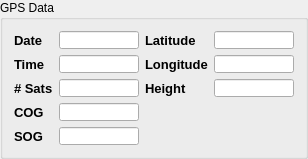
          <widget class="QGroupBox" name="gpsData_groupBox">
           <property name="title">
            <string>GPS Data</string>
           </property>
           <layout class="QVBoxLayout" name="verticalLayout_5">
            <item>
             <layout class="QHBoxLayout" name="horizontalLayout_2">
              <item>
               <layout class="QGridLayout" name="gridLayout_3">
                <item row="0" column="0">
                 <widget class="QLabel" name="label_48">
                  <property name="font">
                   <font>
                    <pointsize>10</pointsize>
                    <weight>75</weight>
                    <bold>true</bold>
                   </font>
                  </property>
                  <property name="text">
                   <string>Date</string>
                  </property>
                 </widget>
                </item>
                <item row="0" column="1">
                 <widget class="QLineEdit" name="m_GpsDate">
                  <property name="minimumSize">
                   <size>
                    <width>60</width>
                    <height>18</height>
                   </size>
                  </property>
                  <property name="maximumSize">
                   <size>
                    <width>80</width>
                    <height>18</height>
                   </size>
                  </property>
                  <property name="font">
                   <font>
                    <pointsize>10</pointsize>
                   </font>
                  </property>
                 </widget>
                </item>
                <item row="1" column="0">
                 <widget class="QLabel" name="label_47">
                  <property name="font">
                   <font>
                    <pointsize>10</pointsize>
                    <weight>75</weight>
                    <bold>true</bold>
                   </font>
                  </property>
                  <property name="text">
                   <string>Time</string>
                  </property>
                 </widget>
                </item>
                <item row="1" column="1">
                 <widget class="QLineEdit" name="m_GpsTime">
                  <property name="minimumSize">
                   <size>
                    <width>60</width>
                    <height>18</height>
                   </size>
                  </property>
                  <property name="maximumSize">
                   <size>
                    <width>80</width>
                    <height>18</height>
                   </size>
                  </property>
                  <property name="font">
                   <font>
                    <pointsize>10</pointsize>
                   </font>
                  </property>
                 </widget>
                </item>
                <item row="2" column="0">
                 <widget class="QLabel" name="label_54">
                  <property name="font">
                   <font>
                    <pointsize>10</pointsize>
                    <weight>75</weight>
                    <bold>true</bold>
                   </font>
                  </property>
                  <property name="text">
                   <string># Sats</string>
                  </property>
                 </widget>
                </item>
                <item row="2" column="1">
                 <widget class="QLineEdit" name="m_GpsSat">
                  <property name="minimumSize">
                   <size>
                    <width>60</width>
                    <height>18</height>
                   </size>
                  </property>
                  <property name="maximumSize">
                   <size>
                    <width>80</width>
                    <height>18</height>
                   </size>
                  </property>
                  <property name="font">
                   <font>
                    <pointsize>10</pointsize>
                   </font>
                  </property>
                 </widget>
                </item>
                <item row="3" column="0">
                 <widget class="QLabel" name="label_52">
                  <property name="font">
                   <font>
                    <pointsize>10</pointsize>
                    <weight>75</weight>
                    <bold>true</bold>
                   </font>
                  </property>
                  <property name="text">
                   <string>COG</string>
                  </property>
                 </widget>
                </item>
                <item row="3" column="1">
                 <widget class="QLineEdit" name="m_GpsCog">
                  <property name="minimumSize">
                   <size>
                    <width>60</width>
                    <height>18</height>
                   </size>
                  </property>
                  <property name="maximumSize">
                   <size>
                    <width>80</width>
                    <height>18</height>
                   </size>
                  </property>
                  <property name="font">
                   <font>
                    <pointsize>10</pointsize>
                   </font>
                  </property>
                 </widget>
                </item>
                <item row="4" column="0">
                 <widget class="QLabel" name="label_53">
                  <property name="font">
                   <font>
                    <pointsize>10</pointsize>
                    <weight>75</weight>
                    <bold>true</bold>
                   </font>
                  </property>
                  <property name="text">
                   <string>SOG</string>
                  </property>
                 </widget>
                </item>
                <item row="4" column="1">
                 <widget class="QLineEdit" name="m_GpsSog">
                  <property name="minimumSize">
                   <size>
                    <width>60</width>
                    <height>18</height>
                   </size>
                  </property>
                  <property name="maximumSize">
                   <size>
                    <width>80</width>
                    <height>18</height>
                   </size>
                  </property>
                  <property name="font">
                   <font>
                    <pointsize>10</pointsize>
                   </font>
                  </property>
                 </widget>
                </item>
               </layout>
              </item>
              <item>
               <layout class="QGridLayout" name="gridLayout_5">
                <item row="0" column="0">
                 <widget class="QLabel" name="label_50">
                  <property name="font">
                   <font>
                    <pointsize>10</pointsize>
                    <weight>75</weight>
                    <bold>true</bold>
                   </font>
                  </property>
                  <property name="text">
                   <string>Latitude</string>
                  </property>
                 </widget>
                </item>
                <item row="0" column="1">
                 <widget class="QLineEdit" name="m_GpsLatitude">
                  <property name="minimumSize">
                   <size>
                    <width>60</width>
                    <height>18</height>
                   </size>
                  </property>
                  <property name="maximumSize">
                   <size>
                    <width>80</width>
                    <height>18</height>
                   </size>
                  </property>
                  <property name="font">
                   <font>
                    <pointsize>10</pointsize>
                   </font>
                  </property>
                 </widget>
                </item>
                <item row="1" column="0">
                 <widget class="QLabel" name="label_49">
                  <property name="font">
                   <font>
                    <pointsize>10</pointsize>
                    <weight>75</weight>
                    <bold>true</bold>
                   </font>
                  </property>
                  <property name="text">
                   <string>Longitude</string>
                  </property>
                 </widget>
                </item>
                <item row="1" column="1">
                 <widget class="QLineEdit" name="m_GpsLongitude">
                  <property name="minimumSize">
                   <size>
                    <width>60</width>
                    <height>18</height>
                   </size>
                  </property>
                  <property name="maximumSize">
                   <size>
                    <width>80</width>
                    <height>18</height>
                   </size>
                  </property>
                  <property name="font">
                   <font>
                    <pointsize>10</pointsize>
                   </font>
                  </property>
                 </widget>
                </item>
                <item row="2" column="0">
                 <widget class="QLabel" name="label_51">
                  <property name="font">
                   <font>
                    <pointsize>10</pointsize>
                    <weight>75</weight>
                    <bold>true</bold>
                   </font>
                  </property>
                  <property name="text">
                   <string>Height</string>
                  </property>
                 </widget>
                </item>
                <item row="2" column="1">
                 <widget class="QLineEdit" name="m_GpsHeight">
                  <property name="minimumSize">
                   <size>
                    <width>60</width>
                    <height>18</height>
                   </size>
                  </property>
                  <property name="maximumSize">
                   <size>
                    <width>80</width>
                    <height>18</height>
                   </size>
                  </property>
                  <property name="font">
                   <font>
                    <pointsize>10</pointsize>
                   </font>
                  </property>
                 </widget>
                </item>
                <item row="3" column="1">
                 <spacer name="verticalSpacer_2">
                  <property name="orientation">
                   <enum>Qt::Vertical</enum>
                  </property>
                  <property name="sizeHint" stdset="0">
                   <size>
                    <width>20</width>
                    <height>40</height>
                   </size>
                  </property>
                 </spacer>
                </item>
               </layout>
              </item>
             </layout>
            </item>
           </layout>
          </widget>
